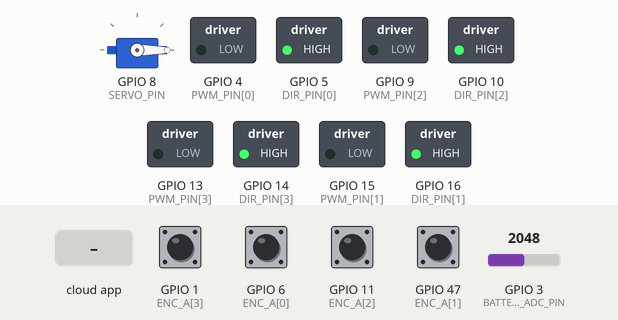
Recording of a program running on a simulated ESP32-S3. On the bench: servo, switched loads named in the program (green lamp = pin HIGH). The inputs (shaded band) are chosen by the test bench; at power-on: GPIO 1 (ENC_A[3]), GPIO 6 (ENC_A[0]), GPIO 11 (ENC_A[2]), GPIO 47 (ENC_A[1]) HIGH, GPIO 3 (BATTERY_ADC_PIN) = 2048 (analog values on the 0–4095 scale). The ROS host is connected and sends only what is stated.

Above: at 3.2 s.
3.3 s: the phone or cloud app sets linear.x to -100
At 3.57 s:
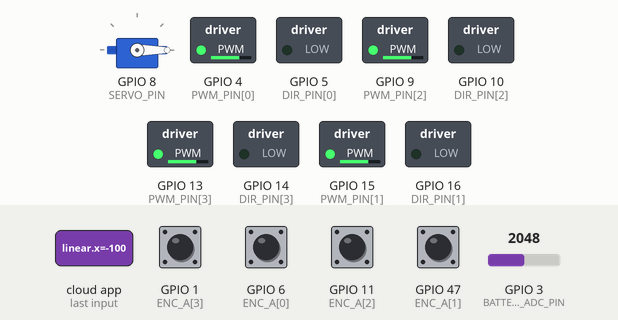
5.3 s: the phone or cloud app sets angular.z to -100
At 5.53 s:
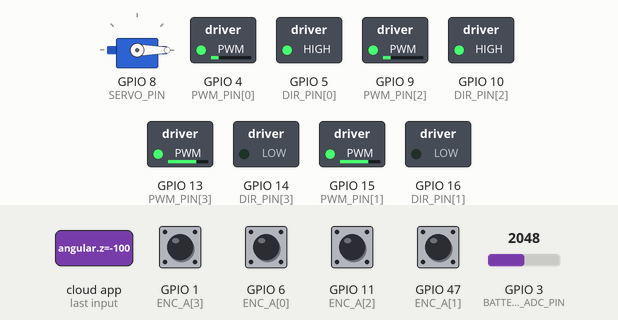
7.3 s: the phone or cloud app sets lifter_cmd to 1
At 8.5 s:
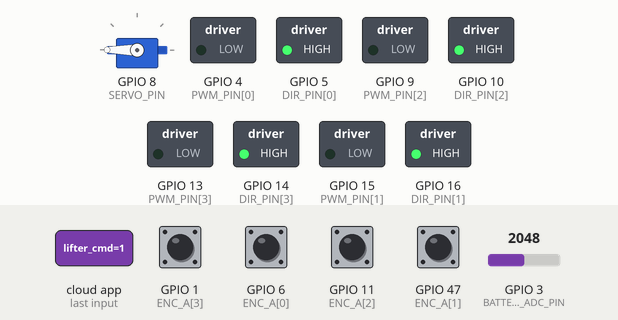
8.8 s: the phone or cloud app sets linear.x to 0
At 9.1 s:
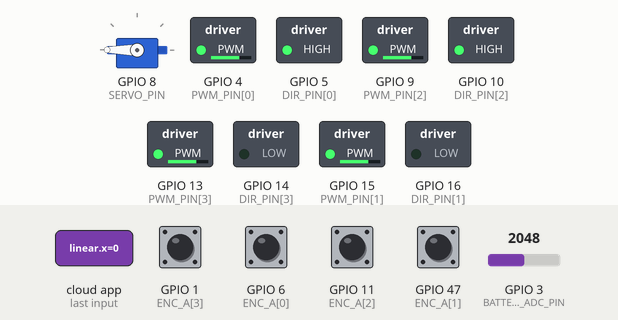
10.8 s: the phone or cloud app sets angular.z to 100
At 11.07 s:
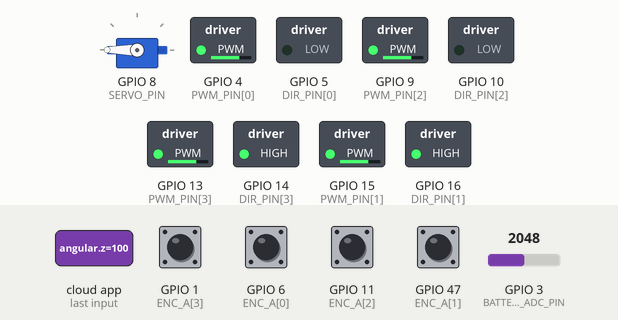
12.8 s: the phone or cloud app sets linear.x to 100
At 13.02 s:
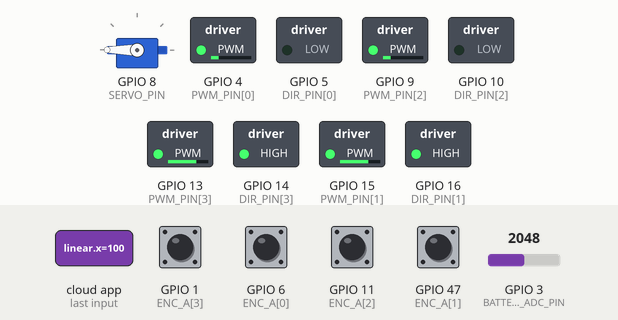
Timing chart, 0 to 15.8 s (numbered marks = the images above; inputs shaded):
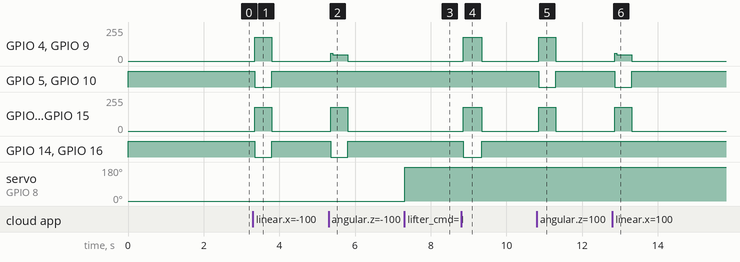

The program:

main.cpp
```cpp
/*
 * DASE7503 Robot - ESP32-S3 micro-ROS Motor + Lifter Control
 *
 * Yahboom MicroROS-Board (ESP32-S3) 固件:
 *   - 订阅 /cmd_vel   (geometry_msgs/Twist)       - 底盘运动
 *   - 订阅 /lifter_cmd (std_msgs/Int32)           - 0=下, 1=上
 *   - 发布 /wheel_odom (nav_msgs/Odometry @ 20Hz) - 编码器里程计
 *
 * 依赖 (Arduino 库管理器):
 *   - micro_ros_arduino (v2.0.7 jazzy 分支)
 *   - ESP32 Arduino Core 3.0+
 *
 * GPIO 分配 (来自 Yahboom 官方):
 *   Motor 1 FL: PWM=4,  DIR=5,  ENC_A=6,  ENC_B=7
 *   Motor 2 FR: PWM=15, DIR=16, ENC_A=47, ENC_B=48
 *   Motor 3 RL: PWM=9,  DIR=10, ENC_A=11, ENC_B=12
 *   Motor 4 RR: PWM=13, DIR=14, ENC_A=1,  ENC_B=2
 *   Lift Servo: GPIO8
 *
 * 物理参数 (Full Plan B3):
 *   轮径 65mm -> R=0.0325m
 *   左右轴距 220mm -> WB_X=0.110m
 *   前后轴距 220mm -> WB_Y=0.110m
 *   编码器 PPR=13, 减速比 1:20 -> 4倍频下 CPR=1040
 */

#include <Arduino.h>
#include <micro_ros_platformio.h>
#include <rcl/rcl.h>
#include <rcl/error_handling.h>
#include <rclc/rclc.h>
#include <rclc/executor.h>
#include <geometry_msgs/msg/twist.h>
#include <nav_msgs/msg/odometry.h>
#include <std_msgs/msg/int32.h>
#include <std_msgs/msg/float32.h>
#include <std_msgs/msg/float32_multi_array.h>
#include <std_msgs/msg/bool.h>
#include <ESP32Servo.h>

// ==================== 物理常量 ====================
#define WHEEL_RADIUS   0.0325f   // m
#define WHEEL_BASE_X   0.110f    // m, 左右轴距 / 2
#define WHEEL_BASE_Y   0.110f    // m, 前后轴距 / 2
#define PPR            13
#define GEAR_RATIO     20
// ENC_MULT: 编码器倍频
//   1 = 只在 A 的 RISING 触发中断 (代码当前做法, CPR=260) ← 默认, 省 CPU
//   2 = A 的 CHANGE (双边沿, CPR=520)
//   4 = A+B 都 CHANGE (正交解码, CPR=1040) ← 精度最高但中断频率高
#define ENC_MULT       2        // ISR 用 CHANGE 边沿 (Tutorial 5 风格) = 双边沿 × 1 引脚 = 2 倍频
#define ENC_CPR        (PPR * GEAR_RATIO * ENC_MULT)
#define M_TO_ENC       (ENC_CPR / (2 * PI * WHEEL_RADIUS))

// ==================== GPIO 分配 ====================
// 按 Yahboom MicroROS-Board (ESP32-S3) 官方引脚表.
// 注: 教学用的 ESP32 Dev Module 引脚不同 (Tutorial 5 用 AIN1=4/AIN2=15/STB=13/PWMA=5),
//     本项目直接按 Yahboom 实际板子走.
const int PWM_PIN[4] = {4,  15, 9,  13};
const int DIR_PIN[4] = {5,  16, 10, 14};
const int ENC_A[4]   = {6,  47, 11, 1};
const int ENC_B[4]   = {7,  48, 12, 2};
#define SERVO_PIN 8
// 电池电压采样: 7.4V 锂电池经 10k / 3.3k 分压到 ESP32 ADC 量程内
#define BATTERY_ADC_PIN 3      // GPIO3, ADC1_CH2 (避开 Motor4 ENC_A=GPIO1 冲突)
#define BATTERY_DIVIDER 4.03f  // (10k+3.3k)/3.3k 实测值, 需用万用表标定

// ==================== 状态 ====================
volatile long enc_count[4] = {0, 0, 0, 0};
float cmd_vx = 0, cmd_vy = 0, cmd_wz = 0;   // 目标
float target_rpm[4] = {0};                    // 四轮目标转速
long prev_enc[4] = {0};
unsigned long last_loop_ms = 0;

// cmd_vel watchdog + 启动宽限期保护机器不跑飞:
//   MOTOR_ARM_GRACE_MS: 启动后前 3s 强制 PWM=0, 让 encoder ISR 噪声稳定 + agent 建连
//   CMD_TIMEOUT_MS: 之后需持续收 cmd_vel (间隔 <500ms), 否则再次归零停车
// 事故教训 (2026-04-22): 旧版仅 "last_cmd_vel_ms > 0 且超时" 才归零, 启动时 watchdog
// 不生效, PID 对 encoder 噪声放大 → 电机失控. 新版默认=紧急停车, 必须显式 armed 才释放.
#define CMD_TIMEOUT_MS      500
#define MOTOR_ARM_GRACE_MS  3000
unsigned long last_cmd_vel_ms = 0;
unsigned long boot_time_ms = 0;

// ==================== 安全限幅 (bench test OK 后可放开) ====================
// 四层保护:
//   1. 输入层: cmd_vel 速度上限 (防止遥控/Nav2 发过大指令)
//   2. 运算层: target_rpm 上限 (防止 IK 计算出过大轮速)
//   3. 输出层: PWM 占空比上限 (防 PID 饱和冲过电机上限)
//   4. 急停: /emergency_stop Bool topic (pub true 立刻归零 + 锁)
// 实车调 PID 验收后可把 PWM_CAP 提到 255, MAX_TARGET_RPM 放宽.
#define MAX_LINEAR_VEL   0.20f   // m/s, 慢速 bench test 档 (Full Plan 目标 0.3, 先 2/3)
#define MAX_ANGULAR_VEL  1.0f    // rad/s
#define MAX_TARGET_RPM   80.0f   // 减速后输出端最大 80 RPM ≈ 0.27 m/s
#define PWM_CAP          180     // 0-255, 180 ≈ 70% duty

bool emergency_stop = false;

// 里程计累积
float pos_x = 0, pos_y = 0, theta = 0;

// Lifter
Servo lifter;
int lifter_state = 0;   // 0=down, 1=up

// ==================== PID ====================
struct PID {
  float kp = 8.0f, ki = 0.5f, kd = 0.1f;
  float integral = 0, prev_err = 0;
  float compute(float setpoint, float measured, float dt) {
    float e = setpoint - measured;
    integral += e * dt;
    integral = constrain(integral, -100.0f, 100.0f);
    float d = (e - prev_err) / dt;
    prev_err = e;
    return kp * e + ki * integral + kd * d;
  }
  void reset() { integral = 0; prev_err = 0; }
};
PID pid[4];

// ==================== micro-ROS 对象 ====================
rcl_subscription_t sub_cmd_vel, sub_lifter, sub_set_pid, sub_estop;
rcl_publisher_t pub_odom, pub_battery;
geometry_msgs__msg__Twist msg_cmd_vel;
std_msgs__msg__Int32 msg_lifter;
std_msgs__msg__Float32MultiArray msg_set_pid;
nav_msgs__msg__Odometry msg_odom;
std_msgs__msg__Float32 msg_battery;
rclc_executor_t executor;
rclc_support_t support;
rcl_allocator_t allocator;
rcl_node_t node;
rcl_timer_t odom_timer, battery_timer;

#define RCCHECK(fn) { rcl_ret_t rc = fn; if (rc != RCL_RET_OK) { error_loop(); } }
#define RCSOFTCHECK(fn) { rcl_ret_t rc = fn; (void)rc; }

void error_loop() {
  while (1) { digitalWrite(LED_BUILTIN, !digitalRead(LED_BUILTIN)); delay(100); }
}

// ==================== 编码器中断 ====================
// Tutorial 5 风格: CHANGE 边沿 + `A==B ? count++ : count--` 判向.
// 相比我之前的 RISING 边沿 ×1 倍频, CHANGE 边沿 ×2 倍频精度更高.
// 要对应把 ENC_MULT 改成 2.
void IRAM_ATTR enc_isr_0() {
  if (digitalRead(ENC_A[0]) == digitalRead(ENC_B[0])) enc_count[0]++; else enc_count[0]--;
}
void IRAM_ATTR enc_isr_1() {
  if (digitalRead(ENC_A[1]) == digitalRead(ENC_B[1])) enc_count[1]++; else enc_count[1]--;
}
void IRAM_ATTR enc_isr_2() {
  if (digitalRead(ENC_A[2]) == digitalRead(ENC_B[2])) enc_count[2]++; else enc_count[2]--;
}
void IRAM_ATTR enc_isr_3() {
  if (digitalRead(ENC_A[3]) == digitalRead(ENC_B[3])) enc_count[3]++; else enc_count[3]--;
}

// ==================== Mecanum 正/反运动学 ====================
// 正: (vx, vy, wz) -> (w_FL, w_FR, w_RL, w_RR) 单位 rad/s
void mecanum_ik(float vx, float vy, float wz, float *w) {
  float L = WHEEL_BASE_X + WHEEL_BASE_Y;
  w[0] = (vx - vy - L * wz) / WHEEL_RADIUS;   // FL
  w[1] = (vx + vy + L * wz) / WHEEL_RADIUS;   // FR
  w[2] = (vx + vy - L * wz) / WHEEL_RADIUS;   // RL
  w[3] = (vx - vy + L * wz) / WHEEL_RADIUS;   // RR
}
// 反: (w[4]) -> (vx, vy, wz)
void mecanum_fk(float *w, float &vx, float &vy, float &wz) {
  float R = WHEEL_RADIUS;
  float L = WHEEL_BASE_X + WHEEL_BASE_Y;
  vx = R / 4.0f * (w[0] + w[1] + w[2] + w[3]);
  vy = R / 4.0f * (-w[0] + w[1] + w[2] - w[3]);
  wz = R / (4.0f * L) * (-w[0] + w[1] - w[2] + w[3]);
}

// ==================== 电机驱动 (LEDC, 兼容 ESP32 Core 2.0.17 和 3.x) ====================
// 用 LEDC 硬件 PWM 而不是 analogWrite, 可配频率/分辨率, 消除 5kHz 嘶叫.
// 老师 Tutorial 3/4 明确指定 ESP32 Core v2.0.17, 所以这里用 v2.x API
// (ledcSetup + ledcAttachPin + ledcWrite(channel, duty)),
// 这组 API 在 v3.x 上仍然兼容 (只有 deprecation warning), 两版都能编.
#define PWM_FREQ   20000   // 20kHz, 超出人耳范围
#define PWM_RES    8       // 8-bit -> 0-255
#define LEDC_CH(i) (i)     // 四个电机各占一个 LEDC channel 0-3

void pwm_setup() {
  for (int i = 0; i < 4; i++) {
    ledcSetup(LEDC_CH(i), PWM_FREQ, PWM_RES);     // channel, freq, resolution
    ledcAttachPin(PWM_PIN[i], LEDC_CH(i));        // pin → channel
  }
}

void set_motor_pwm(int i, float pwm_val) {
  bool forward = pwm_val >= 0;
  digitalWrite(DIR_PIN[i], forward ? HIGH : LOW);
  int duty = constrain((int)fabs(pwm_val), 0, PWM_CAP);  // PWM 输出层硬限幅
  ledcWrite(LEDC_CH(i), duty);   // 写 channel 而不是 pin (v2.x API)
}

// ==================== 回调 ====================
void cmd_vel_cb(const void *msgin) {
  const geometry_msgs__msg__Twist *m = (const geometry_msgs__msg__Twist *) msgin;
  // 输入层 1: cmd_vel 速度硬限幅 (无视遥控/Nav2 可能发的大值)
  cmd_vx = constrain((float)m->linear.x,  -MAX_LINEAR_VEL,  MAX_LINEAR_VEL);
  cmd_vy = constrain((float)m->linear.y,  -MAX_LINEAR_VEL,  MAX_LINEAR_VEL);
  cmd_wz = constrain((float)m->angular.z, -MAX_ANGULAR_VEL, MAX_ANGULAR_VEL);
  float w[4];
  mecanum_ik(cmd_vx, cmd_vy, cmd_wz, w);
  // 运算层 2: target_rpm 硬限幅 (防 IK 算出的轮速超限)
  for (int i = 0; i < 4; i++) {
    float rpm = w[i] * 60.0f / (2 * PI);
    target_rpm[i] = constrain(rpm, -MAX_TARGET_RPM, MAX_TARGET_RPM);
  }
  last_cmd_vel_ms = millis();   // 喂 watchdog
}

// 急停订阅: pub true 立刻停车 + 锁死, pub false 解除
//   ros2 topic pub --once /emergency_stop std_msgs/msg/Bool "{data: true}"
void estop_cb(const void *msgin) {
  const std_msgs__msg__Bool *m = (const std_msgs__msg__Bool *) msgin;
  emergency_stop = m->data;
  if (emergency_stop) {
    for (int i = 0; i < 4; i++) {
      target_rpm[i] = 0;
      pid[i].reset();
      set_motor_pwm(i, 0);
    }
  }
}

void lifter_cb(const void *msgin) {
  const std_msgs__msg__Int32 *m = (const std_msgs__msg__Int32 *) msgin;
  lifter_state = m->data;
  lifter.write(lifter_state == 1 ? 180 : 0);  // 180°=抬起, 0°=放下
}

// /set_pid 订阅: 运行时调 Kp/Ki/Kd (Tutorial 5 教的, 实用!)
//   ros2 topic pub --once /set_pid std_msgs/msg/Float32MultiArray "{data: [8.0, 0.5, 0.1]}"
// 四个电机共用同一组 PID 参数 (简单够用)
void set_pid_cb(const void *msgin) {
  const std_msgs__msg__Float32MultiArray *m = (const std_msgs__msg__Float32MultiArray *) msgin;
  if (m->data.size >= 3) {
    for (int i = 0; i < 4; i++) {
      pid[i].kp = m->data.data[0];
      pid[i].ki = m->data.data[1];
      pid[i].kd = m->data.data[2];
      pid[i].reset();
    }
  }
}

void battery_timer_cb(rcl_timer_t *, int64_t) {
  // 每秒发一次电池电压
  int raw = analogRead(BATTERY_ADC_PIN);   // 0-4095 对应 0-3.3V
  float v_adc = raw * (3.3f / 4095.0f);
  float v_batt = v_adc * BATTERY_DIVIDER;
  msg_battery.data = v_batt;
  RCSOFTCHECK(rcl_publish(&pub_battery, &msg_battery, NULL));
}

void odom_timer_cb(rcl_timer_t *, int64_t) {
  // 每 50ms (20Hz) 计算并发布里程计
  unsigned long now = millis();
  float dt = (now - last_loop_ms) / 1000.0f;
  if (dt <= 0) return;
  last_loop_ms = now;

  float w_meas[4];  // 实测角速度 rad/s
  for (int i = 0; i < 4; i++) {
    long c = enc_count[i];
    long dc = c - prev_enc[i];
    prev_enc[i] = c;
    float rev = (float)dc / ENC_CPR;
    w_meas[i] = rev * 2 * PI / dt;
  }

  // SAFETY (启动宽限期 + cmd 新鲜度 + 急停三重保险, 任一不满足 → PWM=0 不跑 PID):
  //   ① 启动后 MOTOR_ARM_GRACE_MS 内强制停车 (等 encoder 稳定 + agent 建连)
  //   ② 从未收 cmd_vel 或上次 >CMD_TIMEOUT_MS 前 → 停车
  //   ③ /emergency_stop 话题 pub true → 停车 + 锁死 (直到 pub false)
  // 三项全满足才 armed, 跑闭环 PID.
  bool in_grace = (now - boot_time_ms) < MOTOR_ARM_GRACE_MS;
  bool cmd_fresh = (last_cmd_vel_ms > 0) && (now - last_cmd_vel_ms) <= CMD_TIMEOUT_MS;
  bool motor_armed = !in_grace && cmd_fresh && !emergency_stop;

  if (!motor_armed) {
    for (int i = 0; i < 4; i++) {
      target_rpm[i] = 0.0f;
      pid[i].reset();
      set_motor_pwm(i, 0.0f);   // 绕过 PID 直接写 0, 避免 PID integral 漏下去
    }
  } else {
    // 闭环: PID 输出 PWM (仅 armed 时)
    for (int i = 0; i < 4; i++) {
      float rpm = w_meas[i] * 60.0f / (2 * PI);
      float u = pid[i].compute(target_rpm[i], rpm, dt);
      set_motor_pwm(i, u);
    }
  }

  // 里程计累积
  float vx, vy, wz;
  mecanum_fk(w_meas, vx, vy, wz);
  theta += wz * dt;
  pos_x += (vx * cosf(theta) - vy * sinf(theta)) * dt;
  pos_y += (vx * sinf(theta) + vy * cosf(theta)) * dt;

  msg_odom.header.stamp.sec = now / 1000;
  msg_odom.header.stamp.nanosec = (now % 1000) * 1000000L;
  msg_odom.pose.pose.position.x = pos_x;
  msg_odom.pose.pose.position.y = pos_y;
  msg_odom.pose.pose.orientation.z = sinf(theta / 2);
  msg_odom.pose.pose.orientation.w = cosf(theta / 2);
  msg_odom.twist.twist.linear.x = vx;
  msg_odom.twist.twist.linear.y = vy;
  msg_odom.twist.twist.angular.z = wz;
  RCSOFTCHECK(rcl_publish(&pub_odom, &msg_odom, NULL));
}

// ==================== 初始化 ====================
void setup() {
  // PlatformIO + micro_ros_platformio: 显式 Serial.begin + transport bind.
  // (micro_ros_platformio 的 API 保持 v2.0.7 风格, 要传 Serial 参数)
  Serial.begin(115200);
  set_microros_serial_transports(Serial);

  pinMode(LED_BUILTIN, OUTPUT);

  // GPIO + LEDC PWM — 启动立刻写 DIR=LOW 和 PWM=0, 任何时候上电不会失控
  for (int i = 0; i < 4; i++) {
    pinMode(DIR_PIN[i], OUTPUT);
    digitalWrite(DIR_PIN[i], LOW);
    pinMode(ENC_A[i], INPUT_PULLUP);
    pinMode(ENC_B[i], INPUT_PULLUP);
  }
  pwm_setup();
  for (int i = 0; i < 4; i++) set_motor_pwm(i, 0.0f);   // PWM 紧急归零
  boot_time_ms = millis();                               // ARM GRACE 起算点

  // ADC (电池电压)
  analogReadResolution(12);           // 0-4095
  analogSetAttenuation(ADC_11db);     // 0-3.3V 量程
  // CHANGE 边沿跟 ISR 里 `A==B` 判向配套 (Tutorial 5 教的方法)
  attachInterrupt(digitalPinToInterrupt(ENC_A[0]), enc_isr_0, CHANGE);
  attachInterrupt(digitalPinToInterrupt(ENC_A[1]), enc_isr_1, CHANGE);
  attachInterrupt(digitalPinToInterrupt(ENC_A[2]), enc_isr_2, CHANGE);
  attachInterrupt(digitalPinToInterrupt(ENC_A[3]), enc_isr_3, CHANGE);

  lifter.attach(SERVO_PIN);
  lifter.write(0);

  delay(2000);  // 等 agent 就绪

  // micro-ROS init
  allocator = rcl_get_default_allocator();
  RCCHECK(rclc_support_init(&support, 0, NULL, &allocator));
  // 节点名跟 Tutorial 5 对齐: 老师课程要求的命名
  RCCHECK(rclc_node_init_default(&node, "hku_dase_micro_ros_node", "", &support));

  RCCHECK(rclc_subscription_init_default(
      &sub_cmd_vel, &node,
      ROSIDL_GET_MSG_TYPE_SUPPORT(geometry_msgs, msg, Twist), "/cmd_vel"));

  RCCHECK(rclc_subscription_init_default(
      &sub_lifter, &node,
      ROSIDL_GET_MSG_TYPE_SUPPORT(std_msgs, msg, Int32), "/lifter_cmd"));

  RCCHECK(rclc_subscription_init_default(
      &sub_set_pid, &node,
      ROSIDL_GET_MSG_TYPE_SUPPORT(std_msgs, msg, Float32MultiArray), "/set_pid"));
  // 给 msg_set_pid 预分配内存 (Tutorial 5 用 micro_ros_utilities, 这里手动简单分配)
  static float _pid_buf[8];
  msg_set_pid.data.data = _pid_buf;
  msg_set_pid.data.capacity = 8;
  msg_set_pid.data.size = 0;

  RCCHECK(rclc_publisher_init_default(
      &pub_odom, &node,
      ROSIDL_GET_MSG_TYPE_SUPPORT(nav_msgs, msg, Odometry), "/wheel_odom"));

  RCCHECK(rclc_publisher_init_default(
      &pub_battery, &node,
      ROSIDL_GET_MSG_TYPE_SUPPORT(std_msgs, msg, Float32), "/battery_voltage"));

  // /emergency_stop 急停订阅 (安全层 ③)
  RCCHECK(rclc_subscription_init_default(
      &sub_estop, &node,
      ROSIDL_GET_MSG_TYPE_SUPPORT(std_msgs, msg, Bool), "/emergency_stop"));

  // header frame_id (与 odom_tf_broadcaster 广播的 odom -> base_footprint 对齐,
  // 以及 URDF 里 base_footprint -> base_link 的静态 TF 链一致)
  msg_odom.header.frame_id.data = (char *)"odom";
  msg_odom.header.frame_id.size = 4;
  msg_odom.header.frame_id.capacity = 5;
  msg_odom.child_frame_id.data = (char *)"base_footprint";
  msg_odom.child_frame_id.size = 14;
  msg_odom.child_frame_id.capacity = 15;

  RCCHECK(rclc_timer_init_default(&odom_timer, &support, RCL_MS_TO_NS(50), odom_timer_cb));
  RCCHECK(rclc_timer_init_default(&battery_timer, &support, RCL_MS_TO_NS(1000), battery_timer_cb));

  RCCHECK(rclc_executor_init(&executor, &support.context, 6, &allocator));
  RCCHECK(rclc_executor_add_subscription(&executor, &sub_cmd_vel, &msg_cmd_vel, &cmd_vel_cb, ON_NEW_DATA));
  RCCHECK(rclc_executor_add_subscription(&executor, &sub_lifter, &msg_lifter, &lifter_cb, ON_NEW_DATA));
  RCCHECK(rclc_executor_add_subscription(&executor, &sub_set_pid, &msg_set_pid, &set_pid_cb, ON_NEW_DATA));

  static std_msgs__msg__Bool msg_estop;
  RCCHECK(rclc_executor_add_subscription(&executor, &sub_estop, &msg_estop, &estop_cb, ON_NEW_DATA));
  RCCHECK(rclc_executor_add_timer(&executor, &odom_timer));
  RCCHECK(rclc_executor_add_timer(&executor, &battery_timer));

  last_loop_ms = millis();
}

void loop() {
  RCSOFTCHECK(rclc_executor_spin_some(&executor, RCL_MS_TO_NS(10)));
}
```

Measured:
- after the input at 3.3 s, GPIO 4 (PWM_PIN[0]), GPIO 9 (PWM_PIN[2]), GPIO 13 (PWM_PIN[3]), GPIO 15 (PWM_PIN[1]): 0/255 → 179/255 after 0.05 s, → 0/255 0.45 s later; GPIO 5 (DIR_PIN[0]), GPIO 10 (DIR_PIN[2]), GPIO 14 (DIR_PIN[3]), GPIO 16 (DIR_PIN[1]): HIGH → LOW after 0.05 s, → HIGH 0.45 s later
- after the input at 5.3 s, GPIO 4 (PWM_PIN[0]), GPIO 9 (PWM_PIN[2]): 0/255 → 47/255 after 0.06 s, → 48/255 0.30 s later, → 0/255 0.15 s later; GPIO 13 (PWM_PIN[3]), GPIO 15 (PWM_PIN[1]): 0/255 → 179/255 after 0.06 s, → 0/255 0.45 s later; GPIO 14 (DIR_PIN[3]), GPIO 16 (DIR_PIN[1]): HIGH → LOW after 0.06 s, → HIGH 0.45 s later
- after the input at 7.3 s, servo on GPIO 8 (SERVO_PIN): 0° → 180° at once
- after the input at 8.8 s, GPIO 4 (PWM_PIN[0]), GPIO 9 (PWM_PIN[2]), GPIO 13 (PWM_PIN[3]), GPIO 15 (PWM_PIN[1]): 0/255 → 179/255 after 0.06 s, → 0/255 0.49 s later; GPIO 14 (DIR_PIN[3]), GPIO 16 (DIR_PIN[1]): HIGH → LOW after 0.06 s, → HIGH 0.49 s later
- after the input at 10.8 s, GPIO 4 (PWM_PIN[0]), GPIO 9 (PWM_PIN[2]), GPIO 13 (PWM_PIN[3]), GPIO 15 (PWM_PIN[1]): 0/255 → 179/255 after 0.05 s, → 0/255 0.45 s later; GPIO 5 (DIR_PIN[0]), GPIO 10 (DIR_PIN[2]): HIGH → LOW after 0.05 s, → HIGH 0.45 s later
- after the input at 12.8 s, GPIO 4 (PWM_PIN[0]), GPIO 9 (PWM_PIN[2]): 0/255 → 47/255 after 0.06 s, → 48/255 0.29 s later, → 0/255 0.16 s later; GPIO 5 (DIR_PIN[0]), GPIO 10 (DIR_PIN[2]): HIGH → LOW after 0.06 s, → HIGH 0.45 s later; GPIO 13 (PWM_PIN[3]), GPIO 15 (PWM_PIN[1]): 0/255 → 179/255 after 0.06 s, → 0/255 0.45 s later
